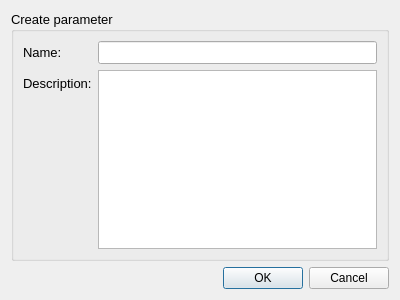
<?xml version="1.0" encoding="UTF-8"?>
<ui version="4.0">
 <class>CreateParameterDataDialog</class>
 <widget class="QDialog" name="CreateParameterDataDialog">
  <property name="geometry">
   <rect>
    <x>0</x>
    <y>0</y>
    <width>400</width>
    <height>300</height>
   </rect>
  </property>
  <property name="windowTitle">
   <string>Create Parameter</string>
  </property>
  <property name="locale">
   <locale language="English" country="UnitedStates"/>
  </property>
  <property name="modal">
   <bool>true</bool>
  </property>
  <layout class="QGridLayout" name="gridLayout">
   <item row="0" column="0">
    <widget class="QGroupBox" name="groupBox">
     <property name="font">
      <font>
       <pointsize>10</pointsize>
      </font>
     </property>
     <property name="title">
      <string>Create parameter</string>
     </property>
     <layout class="QGridLayout" name="gridLayout_2">
      <item row="0" column="0">
       <layout class="QFormLayout" name="formLayout">
        <item row="0" column="0">
         <widget class="QLabel" name="nameLabel">
          <property name="font">
           <font>
            <family>MS Shell Dlg 2</family>
            <pointsize>10</pointsize>
           </font>
          </property>
          <property name="text">
           <string>Name:</string>
          </property>
         </widget>
        </item>
        <item row="0" column="1">
         <widget class="QLineEdit" name="nameLineEdit">
          <property name="font">
           <font>
            <pointsize>10</pointsize>
           </font>
          </property>
         </widget>
        </item>
        <item row="1" column="0">
         <widget class="QLabel" name="descriptionLabel">
          <property name="text">
           <string>Description:</string>
          </property>
         </widget>
        </item>
        <item row="1" column="1">
         <widget class="QTextEdit" name="descriptionTextEdit"/>
        </item>
       </layout>
      </item>
     </layout>
    </widget>
   </item>
   <item row="1" column="0">
    <widget class="QDialogButtonBox" name="buttonBox">
     <property name="standardButtons">
      <set>QDialogButtonBox::Cancel|QDialogButtonBox::Ok</set>
     </property>
    </widget>
   </item>
  </layout>
 </widget>
 <resources/>
 <connections>
  <connection>
   <sender>buttonBox</sender>
   <signal>rejected()</signal>
   <receiver>CreateParameterDataDialog</receiver>
   <slot>reject()</slot>
   <hints>
    <hint type="sourcelabel">
     <x>199</x>
     <y>279</y>
    </hint>
    <hint type="destinationlabel">
     <x>199</x>
     <y>149</y>
    </hint>
   </hints>
  </connection>
  <connection>
   <sender>buttonBox</sender>
   <signal>accepted()</signal>
   <receiver>CreateParameterDataDialog</receiver>
   <slot>acceptCreateData()</slot>
   <hints>
    <hint type="sourcelabel">
     <x>199</x>
     <y>279</y>
    </hint>
    <hint type="destinationlabel">
     <x>199</x>
     <y>149</y>
    </hint>
   </hints>
  </connection>
 </connections>
</ui>
